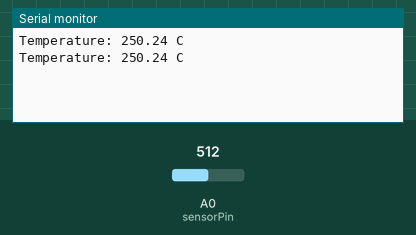
Simulated run of this sketch. Board: Arduino Uno, built with avr-gcc and run on an emulated ATmega328P. Parts: the last lines printed to the serial monitor. Inputs (shaded band) come from the test bench; at power-on: A0 (sensorPin) = 512.

Above: at 1.8 s.
1.9 s: A0 (sensorPin) set to 716
At 2.8 s:
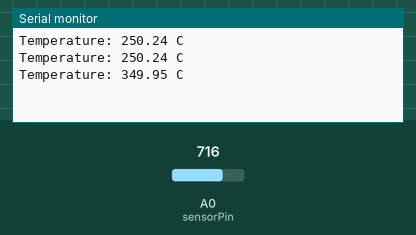
3.4 s: A0 (sensorPin) set to 900
At 4.4 s:
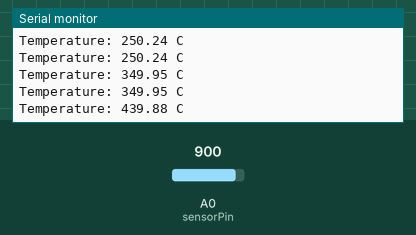
Timing chart, 0 to 6.4 s (numbered marks = the images above; inputs shaded):
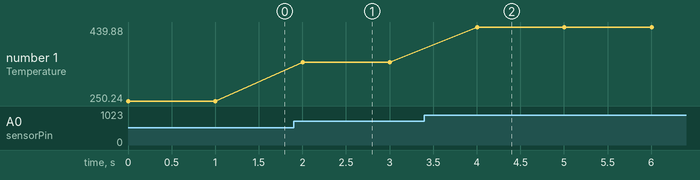

Measured:
- after the input at 1.9 s, the serial monitor: prints a new line after 0.10 s (image 1)
- after the input at 3.4 s, the serial monitor: prints a new line after 0.60 s (image 2)
- plotted number 1: 250.24 → 349.95 after the input at 1.9 s, 349.95 → 439.88 after the input at 3.4 s

The sketch:

lm35-tempre.ino
```cpp
int sensorPin = A0;

void setup() {
  Serial.begin(9600);
}

void loop() {
  int value = analogRead(sensorPin);

  float voltage = value * (5.0 / 1023.0);

  float temperature = voltage * 100;

  Serial.print("Temperature: ");
  Serial.print(temperature);
  Serial.println(" C");

  delay(1000);
}
```
